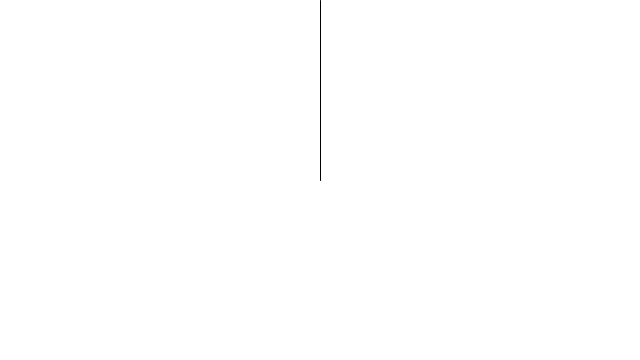
Frame 1 (no input)
Frame 60 (the mouse pressed at the canvas centre just before this capture): identical to frame 1, image omitted
Frame 120 (the mouse held since frame 60 and released just before this capture): identical to frame 1, image omitted

The Processing sketch that drew this single still picture (run headless with seeded random() and noise(); from frame 60 on, the mouse is pressed at the canvas centre):

// Processing sketch: pendulum
// ── pendulum.pde
PVector origin;
PVector bob;
float len;

void setup() {
  size(640,360);
  
  //pendulum properties
  len = 180;
  origin = new PVector(width/2,0);
  bob = new PVector(width/2,len);
}

void draw() {
  background(255);
  line(origin.x,origin.y,bob.x,bob.y);
}
